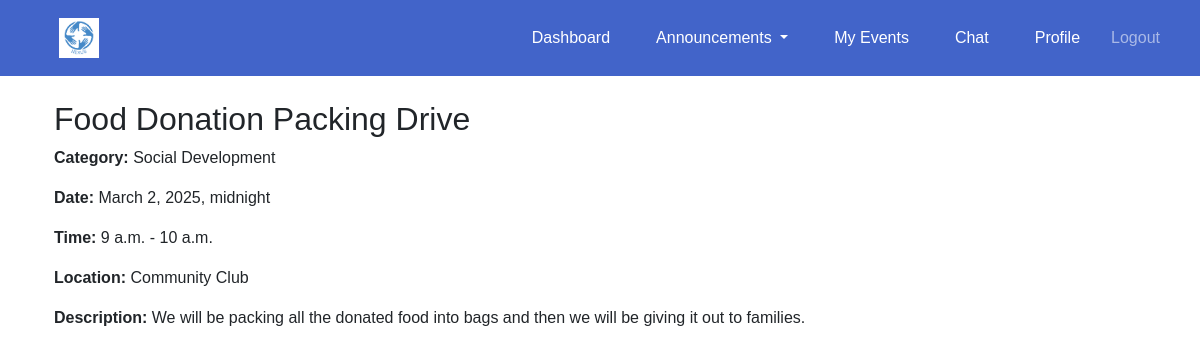
Screenshot of /events/3/ (signed in) with the database file from the repository.
### events/models.py (models this page shows, shortened)
class Event(models.Model):
    CATEGORY_CHOICES = [
        ('education', 'Education'),
        ('social development', 'Social Development'),
        ('senior citizen', 'Senior Citizen'),
    ]
    organisation = models.ForeignKey(settings.AUTH_USER_MODEL, on_delete=models.CASCADE)
    name = models.CharField(max_length=255)
    description = models.TextField()
    date = models.DateTimeField()
    start_time = models.TimeField(default=time(9, 0))  # Default: 09:00 AM
    end_time = models.TimeField(default=time(17, 0))  # Default: 05:00 PM
    location = models.CharField(max_length=255)
    volunteers_needed = models.PositiveIntegerField()
    roles_responsibilities = models.TextField()
    category = models.CharField(max_length=50, choices=CATEGORY_CHOICES, blank=False, default='Education')

### events/views.py (the view)
# urls.py: path('<int:event_id>/', views.event_detail, name='event_detail'),
@login_required
def event_detail(request, event_id):
    event = get_object_or_404(Event, id=event_id)
    return render(request, "events/event_detail.html", {"event": event})

### events/templates/events/event_detail.html (shortened to what this page needs)
{% extends "base.html" %}
{% block content %}
<div class="container mt-4">
    <h2>{{ event.name }}</h2>
    <p><strong>Category:</strong> {{ event.get_category_display }}</p>
    <p><strong>Date:</strong> {{ event.date }}</p>
    <p><strong>Time:</strong> {{ event.start_time }} - {{ event.end_time }}</p>
    <p><strong>Location:</strong> {{ event.location }}</p>
    <p><strong>Description:</strong> {{ event.description }}</p>
</div>
{% endblock %}

### templates/base.html (style rules this page uses)
body { margin: 0; font-family: Arial, sans-serif; }

### rows the page displays
Event: name "Food Donation Packing Drive", category "Social Development", date "March 2, 2025, midnight", start_time "9 a.m.", end_time "10 a.m.", location "Community Club", description "We will be packing all the donated food into bags and then we will be giving it out to families."
